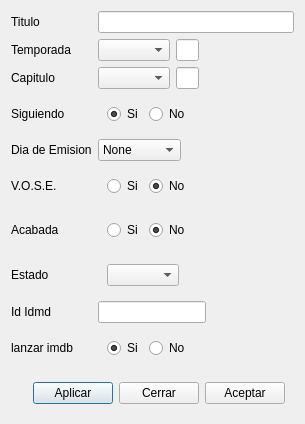
<?xml version="1.0" encoding="UTF-8"?>
<ui version="4.0">
    <class>Dialog</class>
    <widget class="QDialog" name="Dialog">
        <property name="geometry">
            <rect>
                <x>0</x>
                <y>0</y>
                <width>305</width>
                <height>424</height>
            </rect>
        </property>
        <property name="windowTitle">
            <string>Dialog</string>
        </property>
        <property name="windowIcon">
            <iconset resource="fatcow.qrc">
                <normaloff>:/Iconos/Icons/fatcow/Principal.png</normaloff>:/Iconos/Icons/fatcow/Principal.png
            </iconset>
        </property>
        <layout class="QGridLayout" name="gridLayout">
            <item row="0" column="0">
                <widget class="QLabel" name="label">
                    <property name="text">
                        <string>Titulo</string>
                    </property>
                    <property name="buddy">
                        <cstring>lineTitulo</cstring>
                    </property>
                </widget>
            </item>
            <item row="0" column="1">
                <widget class="QLineEdit" name="lineTitulo"/>
            </item>
            <item row="1" column="0">
                <widget class="QLabel" name="label_5">
                    <property name="text">
                        <string>Temporada</string>
                    </property>
                </widget>
            </item>
            <item row="1" column="1">
                <layout class="QHBoxLayout" name="horizontalLayout_2">
                    <item>
                        <widget class="QComboBox" name="BoxTemporada"/>
                    </item>
                    <item alignment="Qt::AlignLeft">
                        <widget class="QLineEdit" name="lineTemp">
                            <property name="enabled">
                                <bool>true</bool>
                            </property>
                        </widget>
                    </item>
                    <item>
                        <spacer name="horizontalSpacer_2">
                            <property name="orientation">
                                <enum>Qt::Horizontal</enum>
                            </property>
                            <property name="sizeHint" stdset="0">
                                <size>
                                    <width>180</width>
                                    <height>20</height>
                                </size>
                            </property>
                        </spacer>
                    </item>
                </layout>
            </item>
            <item row="2" column="0">
                <widget class="QLabel" name="label_2">
                    <property name="text">
                        <string>Capitulo</string>
                    </property>
                </widget>
            </item>
            <item row="2" column="1">
                <layout class="QHBoxLayout" name="horizontalLayout">
                    <item>
                        <widget class="QComboBox" name="BoxCapitulo"/>
                    </item>
                    <item alignment="Qt::AlignLeft">
                        <widget class="QLineEdit" name="lineCapitulo">
                            <property name="enabled">
                                <bool>true</bool>
                            </property>
                        </widget>
                    </item>
                    <item>
                        <spacer name="horizontalSpacer">
                            <property name="orientation">
                                <enum>Qt::Horizontal</enum>
                            </property>
                            <property name="sizeHint" stdset="0">
                                <size>
                                    <width>180</width>
                                    <height>20</height>
                                </size>
                            </property>
                        </spacer>
                    </item>
                </layout>
            </item>
            <item row="3" column="0">
                <widget class="QLabel" name="label_6">
                    <property name="text">
                        <string>Siguiendo</string>
                    </property>
                    <property name="buddy">
                        <cstring>radioSeguirSi</cstring>
                    </property>
                </widget>
            </item>
            <item row="3" column="1">
                <widget class="QWidget" name="widget_5" native="true">
                    <layout class="QGridLayout" name="gridLayout_4">
                        <item row="0" column="0">
                            <widget class="QRadioButton" name="radioSeguirSi">
                                <property name="text">
                                    <string>Si</string>
                                </property>
                                <property name="checked">
                                    <bool>true</bool>
                                </property>
                            </widget>
                        </item>
                        <item row="0" column="2">
                            <spacer name="horizontalSpacer_4">
                                <property name="orientation">
                                    <enum>Qt::Horizontal</enum>
                                </property>
                                <property name="sizeHint" stdset="0">
                                    <size>
                                        <width>40</width>
                                        <height>20</height>
                                    </size>
                                </property>
                            </spacer>
                        </item>
                        <item row="0" column="1">
                            <widget class="QRadioButton" name="radioSeguirNo">
                                <property name="text">
                                    <string>No</string>
                                </property>
                            </widget>
                        </item>
                    </layout>
                </widget>
            </item>
            <item row="4" column="0">
                <widget class="QLabel" name="label_3">
                    <property name="text">
                        <string>Dia de Emision</string>
                    </property>
                    <property name="buddy">
                        <cstring>BoxEmision</cstring>
                    </property>
                </widget>
            </item>
            <item row="4" column="1" alignment="Qt::AlignLeft">
                <widget class="QComboBox" name="BoxEmision">
                    <item>
                        <property name="text">
                            <string>None</string>
                        </property>
                    </item>
                    <item>
                        <property name="text">
                            <string>Lunes</string>
                        </property>
                    </item>
                    <item>
                        <property name="text">
                            <string>Martes</string>
                        </property>
                    </item>
                    <item>
                        <property name="text">
                            <string>Miercoles</string>
                        </property>
                    </item>
                    <item>
                        <property name="text">
                            <string>Jueves</string>
                        </property>
                    </item>
                    <item>
                        <property name="text">
                            <string>Viernes</string>
                        </property>
                    </item>
                    <item>
                        <property name="text">
                            <string>Sabado</string>
                        </property>
                    </item>
                    <item>
                        <property name="text">
                            <string>Domingo</string>
                        </property>
                    </item>
                </widget>
            </item>
            <item row="5" column="0">
                <widget class="QLabel" name="label_4">
                    <property name="text">
                        <string>V.O.S.E.</string>
                    </property>
                </widget>
            </item>
            <item row="5" column="1">
                <widget class="QWidget" name="widget_3" native="true">
                    <layout class="QGridLayout" name="gridLayout_2">
                        <item row="0" column="0">
                            <widget class="QRadioButton" name="radioVOSE_Si">
                                <property name="text">
                                    <string>Si</string>
                                </property>
                                <property name="checked">
                                    <bool>false</bool>
                                </property>
                            </widget>
                        </item>
                        <item row="0" column="1">
                            <widget class="QRadioButton" name="radioVOSE_No">
                                <property name="text">
                                    <string>No</string>
                                </property>
                                <property name="checked">
                                    <bool>true</bool>
                                </property>
                            </widget>
                        </item>
                        <item row="0" column="2">
                            <spacer name="horizontalSpacer_5">
                                <property name="orientation">
                                    <enum>Qt::Horizontal</enum>
                                </property>
                                <property name="sizeHint" stdset="0">
                                    <size>
                                        <width>40</width>
                                        <height>20</height>
                                    </size>
                                </property>
                            </spacer>
                        </item>
                    </layout>
                </widget>
            </item>
            <item row="6" column="0">
                <widget class="QLabel" name="label_7">
                    <property name="text">
                        <string>Acabada</string>
                    </property>
                </widget>
            </item>
            <item row="6" column="1">
                <widget class="QWidget" name="widget_2" native="true">
                    <layout class="QGridLayout" name="gridLayout_3">
                        <item row="0" column="0">
                            <widget class="QRadioButton" name="radioAcabadaSi">
                                <property name="text">
                                    <string>Si</string>
                                </property>
                            </widget>
                        </item>
                        <item row="0" column="1">
                            <widget class="QRadioButton" name="radioAcabadaNo">
                                <property name="text">
                                    <string>No</string>
                                </property>
                                <property name="checked">
                                    <bool>true</bool>
                                </property>
                            </widget>
                        </item>
                        <item row="0" column="2">
                            <spacer name="horizontalSpacer_6">
                                <property name="orientation">
                                    <enum>Qt::Horizontal</enum>
                                </property>
                                <property name="sizeHint" stdset="0">
                                    <size>
                                        <width>40</width>
                                        <height>20</height>
                                    </size>
                                </property>
                            </spacer>
                        </item>
                    </layout>
                </widget>
            </item>
            <item row="7" column="0">
                <widget class="QLabel" name="label_10">
                    <property name="text">
                        <string>Estado</string>
                    </property>
                </widget>
            </item>
            <item row="7" column="1">
                <widget class="QWidget" name="widget" native="true">
                    <layout class="QHBoxLayout" name="horizontalLayout_3">
                        <item>
                            <widget class="QComboBox" name="BoxEstado"/>
                        </item>
                        <item>
                            <spacer name="horizontalSpacer_8">
                                <property name="orientation">
                                    <enum>Qt::Horizontal</enum>
                                </property>
                                <property name="sizeHint" stdset="0">
                                    <size>
                                        <width>40</width>
                                        <height>20</height>
                                    </size>
                                </property>
                            </spacer>
                        </item>
                    </layout>
                </widget>
            </item>
            <item row="8" column="0">
                <widget class="QLabel" name="label_8">
                    <property name="text">
                        <string>Id Idmd</string>
                    </property>
                    <property name="buddy">
                        <cstring>lineImdb</cstring>
                    </property>
                </widget>
            </item>
            <item row="8" column="1" alignment="Qt::AlignLeft">
                <widget class="QLineEdit" name="lineImdb"/>
            </item>
            <item row="9" column="0">
                <widget class="QLabel" name="label_9">
                    <property name="text">
                        <string>lanzar imdb</string>
                    </property>
                </widget>
            </item>
            <item row="9" column="1">
                <widget class="QWidget" name="widget_4" native="true">
                    <layout class="QGridLayout" name="gridLayout_5">
                        <item row="0" column="2">
                            <widget class="QRadioButton" name="radioImdbNo">
                                <property name="text">
                                    <string>No</string>
                                </property>
                            </widget>
                        </item>
                        <item row="0" column="1">
                            <widget class="QRadioButton" name="radioImdbSi">
                                <property name="text">
                                    <string>Si</string>
                                </property>
                                <property name="checked">
                                    <bool>true</bool>
                                </property>
                            </widget>
                        </item>
                        <item row="0" column="3">
                            <spacer name="horizontalSpacer_7">
                                <property name="orientation">
                                    <enum>Qt::Horizontal</enum>
                                </property>
                                <property name="sizeHint" stdset="0">
                                    <size>
                                        <width>40</width>
                                        <height>20</height>
                                    </size>
                                </property>
                            </spacer>
                        </item>
                    </layout>
                </widget>
            </item>
            <item row="10" column="0" colspan="2">
                <widget class="QWidget" name="WidgetBotones" native="true">
                    <layout class="QHBoxLayout" name="LayoutBotones">
                        <item>
                            <widget class="QLabel" name="label_Info">
                                <property name="text">
                                    <string/>
                                </property>
                            </widget>
                        </item>
                        <item>
                            <spacer name="horizontalSpacer_3">
                                <property name="orientation">
                                    <enum>Qt::Horizontal</enum>
                                </property>
                                <property name="sizeHint" stdset="0">
                                    <size>
                                        <width>10</width>
                                        <height>20</height>
                                    </size>
                                </property>
                            </spacer>
                        </item>
                        <item>
                            <widget class="QPushButton" name="pushButtonAplicar">
                                <property name="text">
                                    <string>Aplicar</string>
                                </property>
                                <property name="icon">
                                    <iconset resource="fatcow.qrc">
                                        <normaloff>:/Iconos/Icons/fatcow/accept_button.png</normaloff>
                                        :/Iconos/Icons/fatcow/accept_button.png
                                    </iconset>
                                </property>
                            </widget>
                        </item>
                        <item>
                            <widget class="QPushButton" name="pushButtonCerrar">
                                <property name="text">
                                    <string>Cerrar</string>
                                </property>
                                <property name="icon">
                                    <iconset resource="fatcow.qrc">
                                        <normaloff>:/Iconos/Icons/fatcow/cancel.png</normaloff>
                                        :/Iconos/Icons/fatcow/cancel.png
                                    </iconset>
                                </property>
                            </widget>
                        </item>
                        <item>
                            <widget class="QPushButton" name="pushButtonAceptar">
                                <property name="text">
                                    <string>Aceptar</string>
                                </property>
                                <property name="icon">
                                    <iconset resource="fatcow.qrc">
                                        <normaloff>:/Iconos/Icons/fatcow/file_save_as.png</normaloff>
                                        :/Iconos/Icons/fatcow/file_save_as.png
                                    </iconset>
                                </property>
                            </widget>
                        </item>
                    </layout>
                </widget>
            </item>
        </layout>
        <zorder>widget_2</zorder>
        <zorder>widget_3</zorder>
        <zorder>label_4</zorder>
        <zorder>label_5</zorder>
        <zorder>label_6</zorder>
        <zorder>label_7</zorder>
        <zorder>widget_5</zorder>
        <zorder>lineTitulo</zorder>
        <zorder>label</zorder>
        <zorder>label_2</zorder>
        <zorder>label_3</zorder>
        <zorder>lineImdb</zorder>
        <zorder>label_8</zorder>
        <zorder>BoxEmision</zorder>
        <zorder>label_9</zorder>
        <zorder>widget_4</zorder>
        <zorder>label_10</zorder>
        <zorder>widget</zorder>
    </widget>
    <resources>
        <include location="fatcow.qrc"/>
    </resources>
    <connections>
        <connection>
            <sender>BoxTemporada</sender>
            <signal>activated(QString)</signal>
            <receiver>lineTemp</receiver>
            <slot>setText(QString)</slot>
            <hints>
                <hint type="sourcelabel">
                    <x>152</x>
                    <y>55</y>
                </hint>
                <hint type="destinationlabel">
                    <x>212</x>
                    <y>55</y>
                </hint>
            </hints>
        </connection>
        <connection>
            <sender>BoxCapitulo</sender>
            <signal>activated(QString)</signal>
            <receiver>lineCapitulo</receiver>
            <slot>setText(QString)</slot>
            <hints>
                <hint type="sourcelabel">
                    <x>152</x>
                    <y>83</y>
                </hint>
                <hint type="destinationlabel">
                    <x>212</x>
                    <y>83</y>
                </hint>
            </hints>
        </connection>
    </connections>
</ui>
